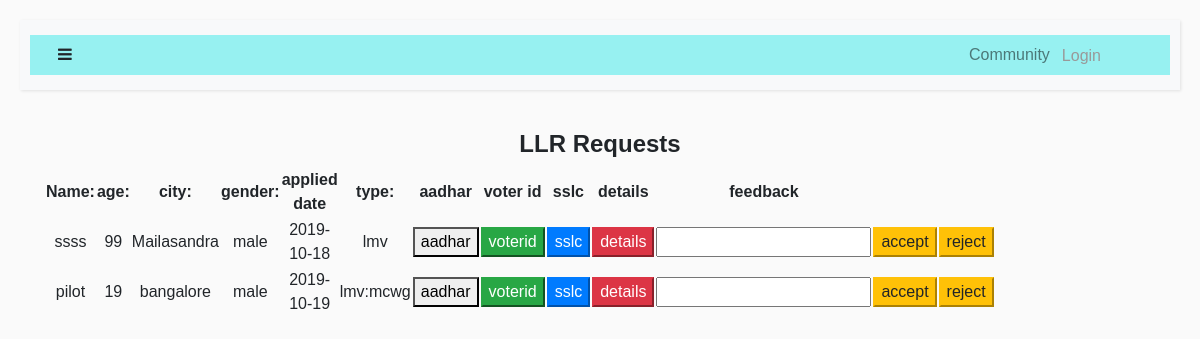
Before: /adminllr with the older database file.
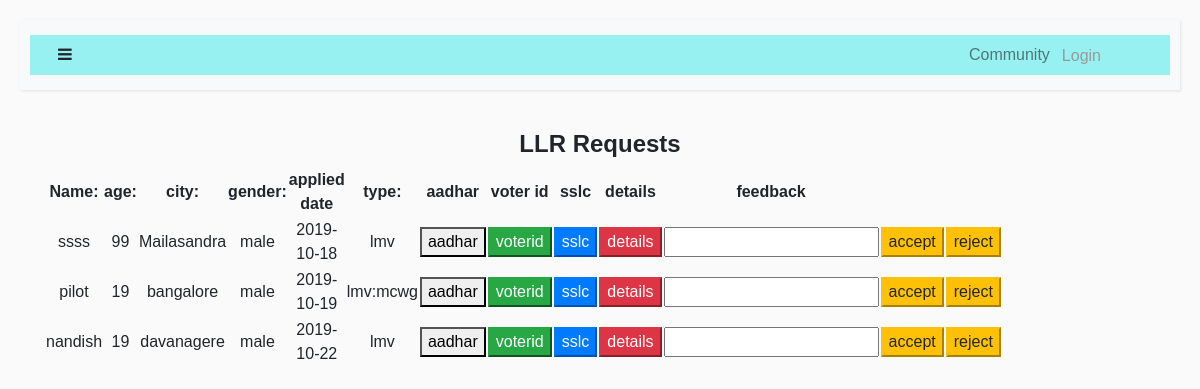
After: the same page with the newer database file.
### tables this page shows
CREATE TABLE "llr" (
	`id`	INTEGER NOT NULL PRIMARY KEY AUTOINCREMENT,
	`firstname`	TEXT,
	`lastname`	TEXT,
	`fathername`	TEXT,
	`email`	TEXT,
	`address`	TEXT,
	`pincode`	INTEGER,
	`city`	TEXT,
	`district`	TEXT,
	`state`	TEXT,
	`country`	TEXT,
	`dob`	TEXT,
	`age`	INTEGER,
	`gender`	TEXT,
	`phone`	INTEGER,
	`bloodgroup`	TEXT,
	`currentdate`	TEXT,
	`expirydate`	TEXT,
	`status`	TEXT,
	`type`	TEXT,
	`rto`	TEXT,
	`feedback`	TEXT
);

### login.py (the view)
@app.route('/adminllr',methods=['GET','POST'])
def adminllr():
    with sqlite3.connect('r.db') as con:
            cur=con.cursor()
            if(cur.execute("SELECT firstname,email,age,city,gender,currentdate,type FROM llr WHERE status=?",("pending",))):
                data=cur.fetchall()
                return render_template('adminllr.html',data=data)
            else:
                flash("error")
                return render_template('empdashboard.html')

### templates/adminllr.html
{% extends "layout.html" %}
{% block body %}
<center><h4><b>LLR Requests</b></h4></center>
{%if data%}
<div class="container">
    <div class="row">
<div class="col-md-8">
    <table>
        <tr>
            <th>Name:</th>
            <th>age:</th>
            <th>city:</th>
            <th>gender:</th>
            <th>applied date</th>
            <th>type:</th>
            <th>aadhar</th>
            <th>voter id</th>
            <th>sslc</th>
            <th>details</th>
            <th>feedback</th>
        </tr>
        {% for row in data %}
        <form method=post  action="/edit/{{ row[1] }}">
        <tr>
            <td>{{row[0]}}</td>
            <td>{{row[2]}}</td>
            <td>{{row[3]}}</td>
            <td>{{row[4]}}</td>
            <td>{{row[5]}}</td>
            <td>{{row[6]}}</td>
            <td><a href="/aadhar/{{ row[1] }}"><button type="button" class="btn-default">aadhar</button></a></td>
            <td><a href="/voterid/{{ row[1] }}"><button type="button" class="btn-success">voterid</button></a></td>
            <td><a href="/sslc/{{ row[1] }}"><button type="button" class="btn-primary">sslc</button></a></td>
            <td><a href="/details/{{ row[1] }}"><button type="button" class="btn-danger">details</button></a></td>
            <td><input type="text" name="feedback"></td>
            <td><input type="submit" name="action" class="btn-warning" value="accept"></td>
            <td><input type="submit" name="action" class="btn-warning" value="reject"></td>
        </tr>
    </form>
{% endfor %}
    </table>
</div>
</div>
{%else%}
<center>
    <br><br>
    <p> No requests for LLR</p>
</center>
        {%endif%}
{% endblock%}

### templates/layout.html (shortened to what this page needs)
<!doctype html>
<html lang="en">
<head>
  <link rel="stylesheet" href="{{ url_for('static',filename='styles/myform.css')}}" type="text/css">
  <link rel="stylesheet" href="https://stackpath.bootstrapcdn.com/bootstrap/4.3.1/css/bootstrap.min.css">
  <link rel="stylesheet" href="https://cdnjs.cloudflare.com/ajax/libs/malihu-custom-scrollbar-plugin/3.1.5/jquery.mCustomScrollbar.min.css">
  <link rel="stylesheet" href="https://stackpath.bootstrapcdn.com/bootstrap/4.3.1/css/bootstrap.min.css">
  <link href="https://stackpath.bootstrapcdn.com/bootstrap/4.3.1/css/bootstrap.min.css" rel="stylesheet">
  <link rel="stylesheet" href="https://stackpath.bootstrapcdn.com/font-awesome/4.7.0/css/font-awesome.min.css">
</head>
  <body class="text-center">
    {% include 'navbar.html' %}
    {% block body %}
    {% endblock %}
    </body>
    </html>

### templates/navbar.html (shortened to what this page needs)
<div class="wrapper">
  <div id="content">
      <nav class="navbar navbar-expand-lg navbar-light bg-light">
          <div class="container-fluid">
              <button type="button" id="sidebarCollapse" class="btn text-sidebar bg-turbo-yellow" color="black">
                  <i class="fa fa-bars"></i>
              </button>
              <div class="collapse navbar-collapse" id="navbarSupportedContent" >
                  <ul class="nav navbar-nav ml-auto">
                      <li class="nav-item">
                          <a class="nav-link" href="#">Community</a>
                      </li>
                      <div class="dropdown">
                           {% if session.get("email", None) == None %}
                        <button class="dropbtn">Login</button>
                                {% endif %}
                      </div>
                  </ul>
              </div>
          </div>
      </nav>

### templates/navbar.html (style rules this page uses)
.bg-turbo-yellow { background-color: $turbo-yellow; }
body { font-family: 'Poppins', sans-serif; background: #fafafa; }
a, a:hover, a:focus { color: inherit; text-decoration: none; transition: all 0.3s; }
.container-fluid { background: rgb(151, 241, 241); }
.navbar { padding: 15px 10px; background: rgb(136, 120, 120); border: none; border-radius: 0; margin-bottom: 40px; box-shadow: 1px 1px 3px rgba(0, 0, 0, 0.1); }
.text-sidebar { color: $text-sidebar; }
.wrapper { display: flex; width: 100%; align-items: stretch; }
#content { width: 100%; padding: 20px; min-height: 100vh; transition: all 0.3s; }
.dropbtn { background-color: rgb(151, 241, 241); color: #999; padding: 4px; font-size: 16px; border: none; }
.dropdown { position: relative; display: inline-block; margin-right: 50px; padding-top: 5px; }

Changed rows visible on the page:
added llr: firstname "nandish", age "19", city "davanagere", gender "male", currentdate "2019-10-22", type "lmv"
